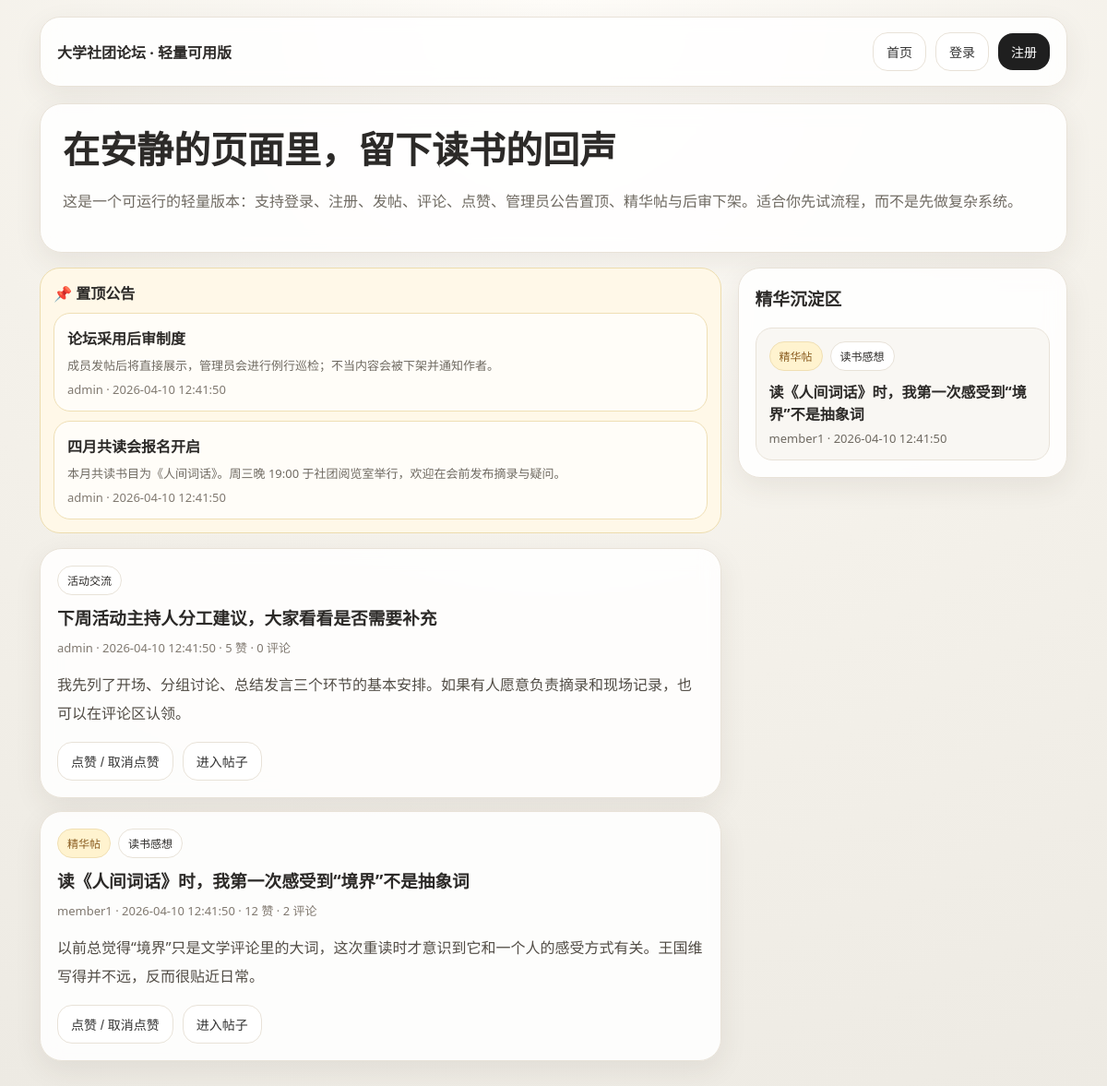
The page / on the database its author committed.
### tables this page shows
CREATE TABLE announcements (
        id INTEGER PRIMARY KEY AUTOINCREMENT,
        title TEXT NOT NULL,
        body TEXT NOT NULL,
        author_id INTEGER,
        is_active INTEGER NOT NULL DEFAULT 1,
        created_at TIMESTAMP DEFAULT CURRENT_TIMESTAMP,
        FOREIGN KEY(author_id) REFERENCES users(id)
    );

CREATE TABLE users (
        id INTEGER PRIMARY KEY AUTOINCREMENT,
        username TEXT UNIQUE NOT NULL,
        password_hash TEXT NOT NULL,
        role TEXT NOT NULL DEFAULT 'member',
        created_at TIMESTAMP DEFAULT CURRENT_TIMESTAMP
    );

CREATE TABLE posts (
        id INTEGER PRIMARY KEY AUTOINCREMENT,
        title TEXT NOT NULL,
        body TEXT NOT NULL,
        section TEXT NOT NULL,
        user_id INTEGER NOT NULL,
        is_featured INTEGER NOT NULL DEFAULT 0,
        is_hidden INTEGER NOT NULL DEFAULT 0,
        likes_count INTEGER NOT NULL DEFAULT 0,
        created_at TIMESTAMP DEFAULT CURRENT_TIMESTAMP,
        FOREIGN KEY(user_id) REFERENCES users(id)
    );

### app.py (the view)
@app.route("/")
def index():
    db = get_db()
    announcements = db.execute("""
        SELECT a.*, u.username AS author_name
        FROM announcements a LEFT JOIN users u ON a.author_id=u.id
        WHERE a.is_active=1
        ORDER BY a.created_at DESC, a.id DESC
        LIMIT 3
    """).fetchall()
    featured = db.execute("""
        SELECT p.*, u.username
        FROM posts p JOIN users u ON p.user_id=u.id
        WHERE p.is_hidden=0 AND p.is_featured=1
        ORDER BY p.created_at DESC, p.id DESC
        LIMIT 5
    """).fetchall()
    posts = db.execute("""
        SELECT p.*, u.username,
               (SELECT COUNT(*) FROM comments c WHERE c.post_id=p.id AND c.is_hidden=0) AS comments_count
        FROM posts p JOIN users u ON p.user_id=u.id
        WHERE p.is_hidden=0
        ORDER BY p.created_at DESC, p.id DESC
    """).fetchall()
    return render_template("index.html", announcements=announcements, featured=featured, posts=posts)

### app.py (called while the page is built)
def get_db():
    if "db" not in g:
        g.db = sqlite3.connect(DB_PATH)
        g.db.row_factory = sqlite3.Row
    return g.db

@app.context_processor
def inject_user():
    return {"current_user": {"id": session.get("user_id"), "username": session.get("username"), "role": session.get("role")}}

### templates/index.html
{% extends "base.html" %}
{% block content %}
<div class="card hero">
  <h1>在安静的页面里，留下读书的回声</h1>
  <p>这是一个可运行的轻量版本：支持登录、注册、发帖、评论、点赞、管理员公告置顶、精华帖与后审下架。适合你先试流程，而不是先做复杂系统。</p>
</div>
<div class="grid">
  <section>
    <div class="announce sticky">
      <strong>📌 置顶公告</strong>
      {% for item in announcements %}
      <div class="announce-item">
        <h4>{{ item.title }}</h4>
        <div class="small">{{ item.body }}</div>
        <div class="meta" style="margin-top:8px;">{{ item.author_name or '管理员' }} · {{ item.created_at }}</div>
      </div>
      {% endfor %}
    </div>
    {% for post in posts %}
      <div class="card post">
        <div class="tags">
          {% if post.is_featured %}<span class="tag featured">精华帖</span>{% endif %}
          <span class="tag">{{ post.section }}</span>
        </div>
        <h3 style="margin:0 0 10px;"><a href="{{ url_for('post_detail', post_id=post.id) }}">{{ post.title }}</a></h3>
        <div class="meta">{{ post.username }} · {{ post.created_at }} · {{ post.likes_count }} 赞 · {{ post.comments_count }} 评论</div>
        <p style="line-height:1.9; color:#514c45;">{{ post.body[:140] }}{% if post.body|length > 140 %}...{% endif %}</p>
        <div class="actions">
          <form method="post" action="{{ url_for('like_post', post_id=post.id) }}">
            <button type="submit" class="btn secondary">点赞 / 取消点赞</button>
          </form>
          <a class="btn-link secondary" href="{{ url_for('post_detail', post_id=post.id) }}">进入帖子</a>
        </div>
      </div>
    {% else %}
      <div class="card post">还没有帖子，去发第一篇吧。</div>
    {% endfor %}
  </section>
  <aside>
    <div class="card side-card">
      <h3>精华沉淀区</h3>
      {% for item in featured %}
      <div class="archive-item">
        <div class="tags">
          <span class="tag featured">精华帖</span>
          <span class="tag">{{ item.section }}</span>
        </div>
        <div><strong><a href="{{ url_for('post_detail', post_id=item.id) }}">{{ item.title }}</a></strong></div>
        <div class="small" style="margin-top:6px;">{{ item.username }} · {{ item.created_at }}</div>
      </div>
      {% else %}
      <div class="archive-item">暂时还没有精华帖。</div>
      {% endfor %}
    </div>
  </aside>
</div>
{% endblock %}

### templates/base.html (shortened to what this page needs)
<!DOCTYPE html>
<html lang="zh-CN">
<head>
</head>
<body>
  <div class="wrap">
    <div class="nav">
      <div class="brand">大学社团论坛 · 轻量可用版</div>
      <div class="navlinks">
        <a class="btn-link secondary" href="{{ url_for('index') }}">首页</a>
        {% if current_user.id %}
          <a class="btn-link secondary" href="{{ url_for('new_post') }}">发帖</a>
          {% if current_user.role == 'admin' %}
            <a class="btn-link secondary" href="{{ url_for('admin') }}">管理台</a>
          {% endif %}
          <span class="small">已登录：{{ current_user.username }}（{{ '管理员' if current_user.role=='admin' else '成员' }}）</span>
          <a class="btn-link" href="{{ url_for('logout') }}">退出</a>
        {% else %}
          <a class="btn-link secondary" href="{{ url_for('login') }}">登录</a>
          <a class="btn-link" href="{{ url_for('register') }}">注册</a>
        {% endif %}
      </div>
    </div>
    {% block content %}{% endblock %}
  </div>
</body>
</html>

### templates/base.html (style rules this page uses)
:root { --bg1:#fefcf8; --bg2:#f4f1ea; --bg3:#edeae3; --card:#ffffffdd; --line:#e8e2d8; --text:#2c2a28; --muted:#6f6a62; --green:#1f5a47; --amber:#8b5e22; --stone:#f7f5f1; --shadow:0 10px 30px rgba(63,54,41,.08); --radius:24px; }
* { box-sizing:border-box }
body { margin:0; font-family:"PingFang SC","Microsoft YaHei","Noto Sans SC",system-ui,sans-serif; color:var(--text); background: radial-gradient(circle at top, var(--bg1), var(--bg2), var(--bg3)); }
a { color:inherit;text-decoration:none }
.wrap { max-width:1150px;margin:0 auto;padding:18px }
.nav { display:flex;justify-content:space-between;align-items:center;gap:12px;flex-wrap:wrap; margin-bottom:18px;padding:16px 18px;background:#ffffffd9;border:1px solid var(--line); border-radius:22px; box-shadow:var(--shadow); backdrop-filter:blur(10px); }
.brand { font-weight:700 }
.navlinks { display:flex;gap:10px;flex-wrap:wrap;align-items:center }
.btn,.btn-link,button { border:none;border-radius:16px;padding:10px 14px;background:#1f1f1f;color:#fff;cursor:pointer;font-size:14px; }
.btn.secondary,.btn-link.secondary { background:#fff;color:#333;border:1px solid var(--line) }
.btn-link { display:inline-block }
.card { background:var(--card);border:1px solid var(--line);border-radius:var(--radius); box-shadow:var(--shadow);backdrop-filter:blur(10px); }
.hero { padding:24px;margin-bottom:16px }
.hero h1 { margin:0;font-size:40px;line-height:1.25 }
.hero p { color:var(--muted);line-height:1.9 }
.grid { display:grid;grid-template-columns:1.55fr .75fr;gap:18px }
.sticky { position:sticky;top:0;z-index:20 }
.announce { padding:14px;background:#fff8e8;border:1px solid #ecdcae;border-radius:22px;margin-bottom:16px }
.announce-item { background:#fffdf8;border:1px solid #efdfb5;border-radius:18px;padding:14px;margin-top:10px }
.announce-item h4 { margin:0 0 8px }
.post { padding:18px;margin-bottom:14px }
.meta { color:#807970;font-size:13px }
.tags { display:flex;gap:8px;flex-wrap:wrap;margin-bottom:10px }
.tag { display:inline-flex;border-radius:999px;padding:6px 10px;background:#fff;border:1px solid var(--line);font-size:12px }
.tag.featured { background:#fff3cf;color:var(--amber);border-color:#f0dfb3 }
.side-card { padding:18px }
.side-card h3 { margin-top:0 }
.archive-item { background:#f9f7f3;border:1px solid var(--line);border-radius:18px;padding:14px;margin-top:10px }
.actions { display:flex;gap:10px;flex-wrap:wrap;margin-top:14px }
.small { font-size:13px;color:var(--muted) }

### rows shown on the page
announcements: title "论坛采用后审制度", body "成员发帖后将直接展示，管理员会进行例行巡检；不当内容会被下架并通知作者。", username "admin", created_at "2026-04-10 12:41:50"
announcements: title "四月共读会报名开启", body "本月共读书目为《人间词话》。周三晚 19:00 于社团阅览室举行，欢迎在会前发布摘录与疑问。", username "admin", created_at "2026-04-10 12:41:50"
posts: section "活动交流", title "下周活动主持人分工建议，大家看看是否需要补充", username "admin", created_at "2026-04-10 12:41:50", likes_count "5", comments_count "0", body "我先列了开场、分组讨论、总结发言三个环节的基本安排。如果有人愿意负责摘录和现场记录，也可以在评论区认领。"
posts: is_featured "精华帖", section "读书感想", title "读《人间词话》时，我第一次感受到“境界”不是抽象词", username "member1", created_at "2026-04-10 12:41:50", likes_count "12", comments_count "2", body "以前总觉得“境界”只是文学评论里的大词，这次重读时才意识到它和一个人的感受方式有关。王国维写得并不远，反而很贴近日常。"
